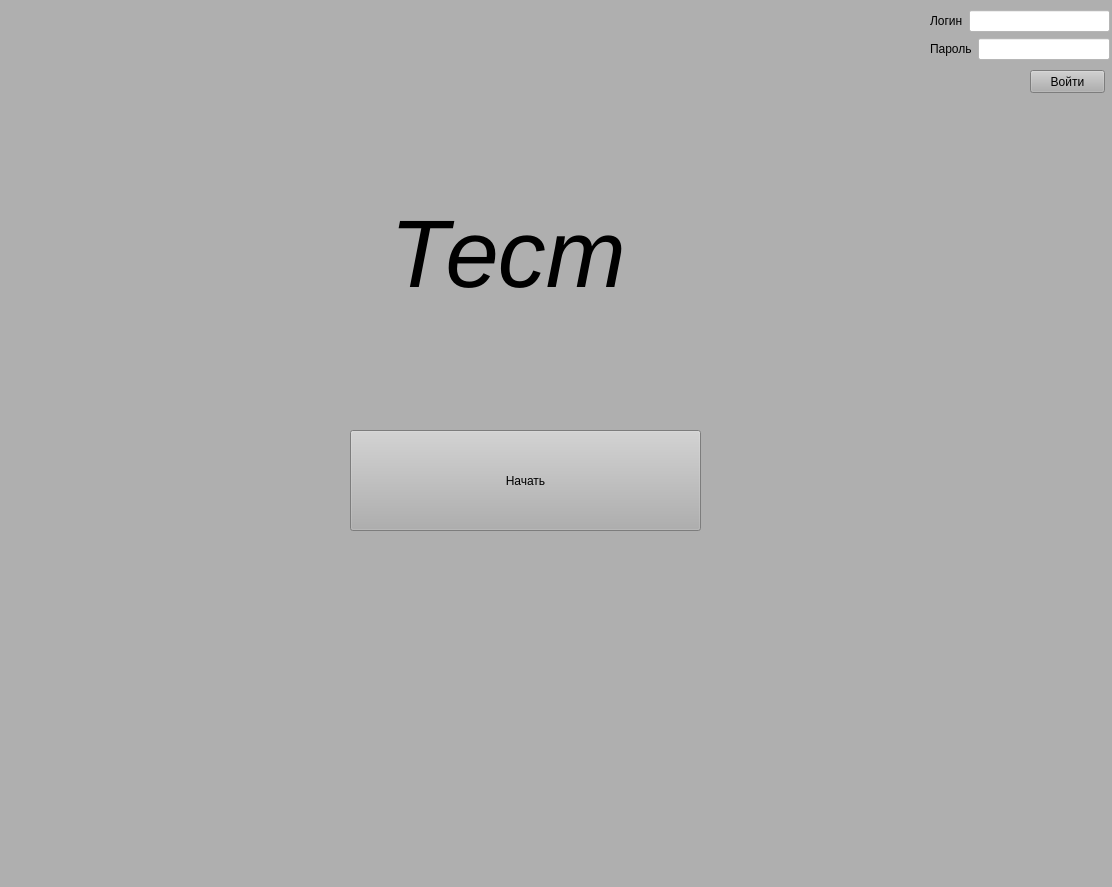
<?xml version="1.0" encoding="UTF-8"?>
<ui version="4.0">
 <class>MainWindow</class>
 <widget class="QMainWindow" name="MainWindow">
  <property name="geometry">
   <rect>
    <x>0</x>
    <y>0</y>
    <width>1112</width>
    <height>887</height>
   </rect>
  </property>
  <property name="windowTitle">
   <string>MainWindow</string>
  </property>
  <property name="styleSheet">
   <string notr="true">background-color: rgb(175, 175, 175);</string>
  </property>
  <widget class="QWidget" name="centralwidget">
   <widget class="QPushButton" name="pushButton">
    <property name="geometry">
     <rect>
      <x>1030</x>
      <y>70</y>
      <width>75</width>
      <height>23</height>
     </rect>
    </property>
    <property name="text">
     <string>Войти</string>
    </property>
   </widget>
   <widget class="QLabel" name="label_3">
    <property name="geometry">
     <rect>
      <x>390</x>
      <y>180</y>
      <width>401</width>
      <height>151</height>
     </rect>
    </property>
    <property name="text">
     <string>&lt;html&gt;&lt;head/&gt;&lt;body&gt;&lt;p&gt;&lt;span style=&quot; font-size:72pt; font-style:italic;&quot;&gt;Тест&lt;/span&gt;&lt;/p&gt;&lt;/body&gt;&lt;/html&gt;</string>
    </property>
   </widget>
   <widget class="QPushButton" name="pushButton_2">
    <property name="geometry">
     <rect>
      <x>350</x>
      <y>430</y>
      <width>351</width>
      <height>101</height>
     </rect>
    </property>
    <property name="text">
     <string>Начать</string>
    </property>
   </widget>
   <widget class="QWidget" name="layoutWidget">
    <property name="geometry">
     <rect>
      <x>930</x>
      <y>10</y>
      <width>180</width>
      <height>52</height>
     </rect>
    </property>
    <layout class="QVBoxLayout" name="verticalLayout">
     <item>
      <layout class="QHBoxLayout" name="horizontalLayout">
       <item>
        <widget class="QLabel" name="label">
         <property name="text">
          <string>Логин</string>
         </property>
        </widget>
       </item>
       <item>
        <widget class="QLineEdit" name="lineEdit">
         <property name="styleSheet">
          <string notr="true">background-color: rgb(255, 255, 255);</string>
         </property>
        </widget>
       </item>
      </layout>
     </item>
     <item>
      <layout class="QHBoxLayout" name="horizontalLayout_2">
       <item>
        <widget class="QLabel" name="label_2">
         <property name="text">
          <string>Пароль</string>
         </property>
        </widget>
       </item>
       <item>
        <widget class="QLineEdit" name="lineEdit_2">
         <property name="styleSheet">
          <string notr="true">background-color: rgb(255, 255, 255);</string>
         </property>
        </widget>
       </item>
      </layout>
     </item>
    </layout>
   </widget>
  </widget>
  <widget class="QMenuBar" name="menubar">
   <property name="geometry">
    <rect>
     <x>0</x>
     <y>0</y>
     <width>1112</width>
     <height>21</height>
    </rect>
   </property>
  </widget>
  <widget class="QStatusBar" name="statusbar"/>
 </widget>
 <resources/>
 <connections/>
</ui>
